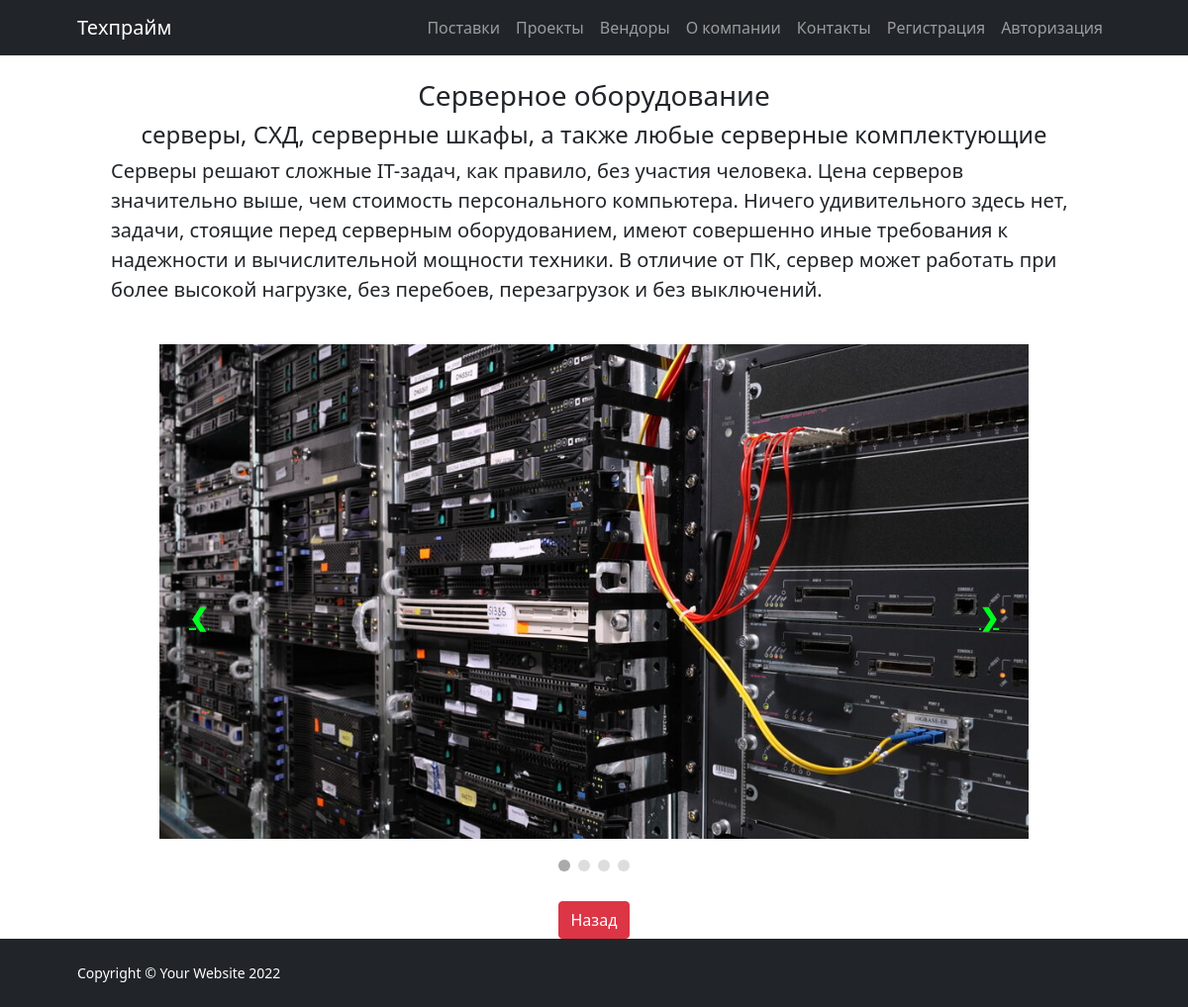
The page /postavka/2 on the database its author committed.
### tehprime/models.py (models this page shows, shortened)
class Postavki(models.Model):
    title = CharField(max_length=100, verbose_name="Заголовок")
    sub_title = CharField(max_length=100, verbose_name="Подзаголовок")
    description = models.TextField(verbose_name="Описание")
    image1 = ImageField(default='', upload_to="postavki/images",
                        verbose_name="Изображение1")
    image2 = ImageField(default='', upload_to="postavki/images",
                        verbose_name="Изображение2")
    image3 = ImageField(default='', upload_to="postavki/images",
                        verbose_name="Изображение3")
    image4 = ImageField(default='', upload_to="postavki/images",
                        verbose_name="Изображение4")
    class Meta:
        verbose_name = "Поставки"
        verbose_name_plural = "Поставки"

### tehprime/views.py (the view)
# urls.py: path('postavka/<int:post_id>', views.postavki_detail, name='postavki_detail'),
def postavki_detail(request, post_id):
    post = get_object_or_404(Postavki, pk=post_id)
    return render(request, 'postavki_detail.html', {'post': post})

### tehprime/templates/postavki_detail.html (shortened to what this page needs)
{% extends 'home.html' %}
{% block content %}
{% load static %}
<div class="row my-4 text-center  ">
    <h3>{{post.title}}</h3>
    <h4>{{post.sub_title}}</h3>
    <h5 class ='text-start lh-base'>{{post.description}} </h5>
    <h5 class ='text-start lh-base'></h5></div>
<div class="slider">
    <div class="item">
        <img src="{{post.image1.url }}"  alt="Первый слайд">
    </div>
    <a class="prev" onclick="minusSlide()">&#10094;</a>
    <a class="next" onclick="plusSlide()">&#10095;</a>
</div>
<div class="slider-dots">
    <span class="slider-dots_item" onclick="currentSlide(1)"></span>
    <span class="slider-dots_item" onclick="currentSlide(2)"></span>
    <span class="slider-dots_item" onclick="currentSlide(3)"></span>
    <span class="slider-dots_item" onclick="currentSlide(4)"></span>
    <div>
        <br>
        <a href="javascript:history.go(-1)" class="btn btn-danger  ">Назад</a>
    </div>
</div>
{% endblock %}

### tehprime/static/main.css (style rules this page uses)
.slider { max-width: 90%; position: relative; margin: auto; height: 500px; margin-bottom: 15px; }
.slider .item img { object-fit: cover; width: 100%; height: 500px; border: none !important; box-shadow: none !important; }
.slider .prev, .slider .next { cursor: pointer; position: absolute; top: 0; top: 50%; width: auto; margin-top: -22px; padding: 30px; color: rgb(0, 255, 30); font-weight: bold; font-size: 24px; transition: 0.6s ease; border-radius: 0 3px 3px 0; }
.slider .next { right: 0; border-radius: 3px 0 0 3px; }
.slider-dots { text-align: center; }
.slider-dots_item { cursor: pointer; height: 12px; width: 12px; margin: 0 2px; background-color: #ddd; border-radius: 50%; display: inline-block; transition: background-color 0.6s ease; }
.active, .slider-dots_item:hover { background-color: #aaa; }
.slider .item { -webkit-animation-name: fade; -webkit-animation-duration: 1.5s; animation-name: fade; animation-duration: 1.5s; }

### rows shown on the page
Postavki: title "Серверное оборудование", sub_title "серверы, СХД, серверные шкафы, а также любые серверные комплектующие", description "Серверы решают сложные IT-задач, как правило, без участия человека. Цена серверов значительно выше, чем стоимость персонального компьютера. Ничего удивительного здесь нет, задачи, стоящие перед серверным оборудованием, имеют совершенно иные требования к надежности и вычислительной мощности техники. В отличие от ПК, сервер может работать при более высокой нагрузке, без перебоев, перезагрузок и без выключений.", image1 (picture)
